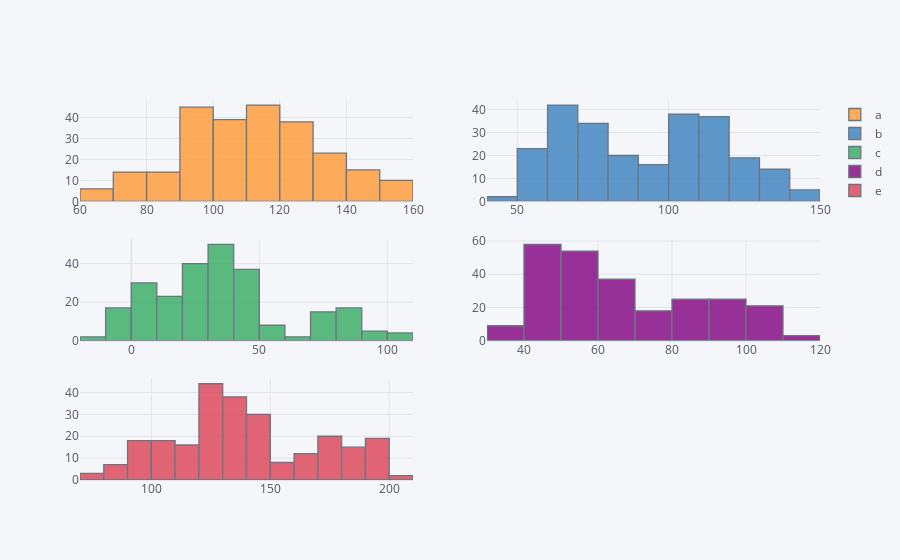

The notebook cell saved with this chart:
### Code cell
plyo.iplot(df.iplot(kind='hist',
                    subplots=True,
                    bins=15,
                    asFigure=True),
           image='png',
           filename='ply_03')

### Figure 1 — Plotly figure (JSON) as saved in the notebook; plotly's stock layout.template omitted (floating-point values rounded to 4 significant figures; data arrays with more than 128 entries replaced by an {"elided": "..."} marker saying what was removed)
{"data": [{"histfunc": "count", "histnorm": "", "marker": {"color": "rgba(255, 153, 51, 1.0)", "line": {"color": "#4D5663", "width": 1.3}}, "name": "a", "nbinsx": 15, "opacity": 0.8, "orientation": "v", "type": "histogram", "x": {"elided": "250 float values"}, "xaxis": "x", "yaxis": "y"}, {"histfunc": "count", "histnorm": "", "marker": {"color": "rgba(55, 128, 191, 1.0)", "line": {"color": "#4D5663", "width": 1.3}}, "name": "b", "nbinsx": 15, "opacity": 0.8, "orientation": "v", "type": "histogram", "x": {"elided": "250 float values"}, "xaxis": "x2", "yaxis": "y2"}, {"histfunc": "count", "histnorm": "", "marker": {"color": "rgba(50, 171, 96, 1.0)", "line": {"color": "#4D5663", "width": 1.3}}, "name": "c", "nbinsx": 15, "opacity": 0.8, "orientation": "v", "type": "histogram", "x": {"elided": "250 float values"}, "xaxis": "x3", "yaxis": "y3"}, {"histfunc": "count", "histnorm": "", "marker": {"color": "rgba(128, 0, 128, 1.0)", "line": {"color": "#4D5663", "width": 1.3}}, "name": "d", "nbinsx": 15, "opacity": 0.8, "orientation": "v", "type": "histogram", "x": {"elided": "250 float values"}, "xaxis": "x4", "yaxis": "y4"}, {"histfunc": "count", "histnorm": "", "marker": {"color": "rgba(219, 64, 82, 1.0)", "line": {"color": "#4D5663", "width": 1.3}}, "name": "e", "nbinsx": 15, "opacity": 0.8, "orientation": "v", "type": "histogram", "x": {"elided": "250 float values"}, "xaxis": "x5", "yaxis": "y5"}], "layout": {"barmode": "overlay", "legend": {"bgcolor": "#F5F6F9", "font": {"color": "#4D5663"}}, "paper_bgcolor": "#F5F6F9", "plot_bgcolor": "#F5F6F9", "title": {"font": {"color": "#4D5663"}}, "xaxis": {"anchor": "y", "domain": [0, 0.45], "gridcolor": "#E1E5ED", "showgrid": true, "tickfont": {"color": "#4D5663"}, "title": {"font": {"color": "#4D5663"}, "text": ""}, "zerolinecolor": "#E1E5ED"}, "xaxis2": {"anchor": "y2", "domain": [0.55, 1], "gridcolor": "#E1E5ED", "showgrid": true, "tickfont": {"color": "#4D5663"}, "title": {"font": {"color": "#4D5663"}, "text": ""}, "zerolinecolor": "#E1E5ED"}, "xaxis3": {"anchor": "y3", "domain": [0, 0.45], "gridcolor": "#E1E5ED", "showgrid": true, "tickfont": {"color": "#4D5663"}, "title": {"font": {"color": "#4D5663"}, "text": ""}, "zerolinecolor": "#E1E5ED"}, "xaxis4": {"anchor": "y4", "domain": [0.55, 1], "gridcolor": "#E1E5ED", "showgrid": true, "tickfont": {"color": "#4D5663"}, "title": {"font": {"color": "#4D5663"}, "text": ""}, "zerolinecolor": "#E1E5ED"}, "xaxis5": {"anchor": "y5", "domain": [0, 0.45], "gridcolor": "#E1E5ED", "showgrid": true, "tickfont": {"color": "#4D5663"}, "title": {"font": {"color": "#4D5663"}, "text": ""}, "zerolinecolor": "#E1E5ED"}, "yaxis": {"anchor": "x", "domain": [0.7333, 1], "gridcolor": "#E1E5ED", "showgrid": true, "tickfont": {"color": "#4D5663"}, "title": {"font": {"color": "#4D5663"}, "text": ""}, "zerolinecolor": "#E1E5ED"}, "yaxis2": {"anchor": "x2", "domain": [0.7333, 1], "gridcolor": "#E1E5ED", "showgrid": true, "tickfont": {"color": "#4D5663"}, "title": {"font": {"color": "#4D5663"}, "text": ""}, "zerolinecolor": "#E1E5ED"}, "yaxis3": {"anchor": "x3", "domain": [0.3667, 0.6333], "gridcolor": "#E1E5ED", "showgrid": true, "tickfont": {"color": "#4D5663"}, "title": {"font": {"color": "#4D5663"}, "text": ""}, "zerolinecolor": "#E1E5ED"}, "yaxis4": {"anchor": "x4", "domain": [0.3667, 0.6333], "gridcolor": "#E1E5ED", "showgrid": true, "tickfont": {"color": "#4D5663"}, "title": {"font": {"color": "#4D5663"}, "text": ""}, "zerolinecolor": "#E1E5ED"}, "yaxis5": {"anchor": "x5", "domain": [0, 0.2667], "gridcolor": "#E1E5ED", "showgrid": true, "tickfont": {"color": "#4D5663"}, "title": {"font": {"color": "#4D5663"}, "text": ""}, "zerolinecolor": "#E1E5ED"}}}
